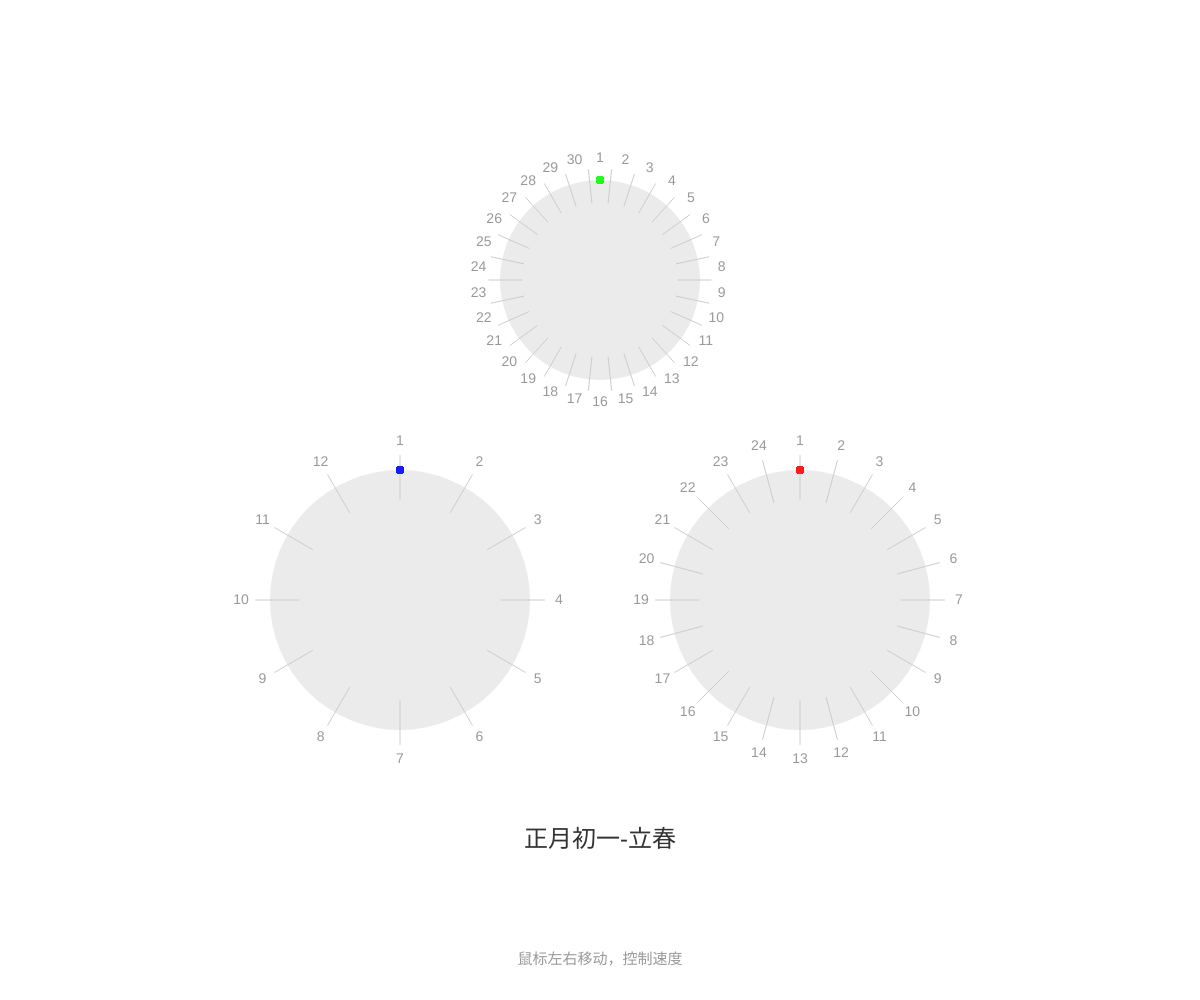
Frame 1 (no input)
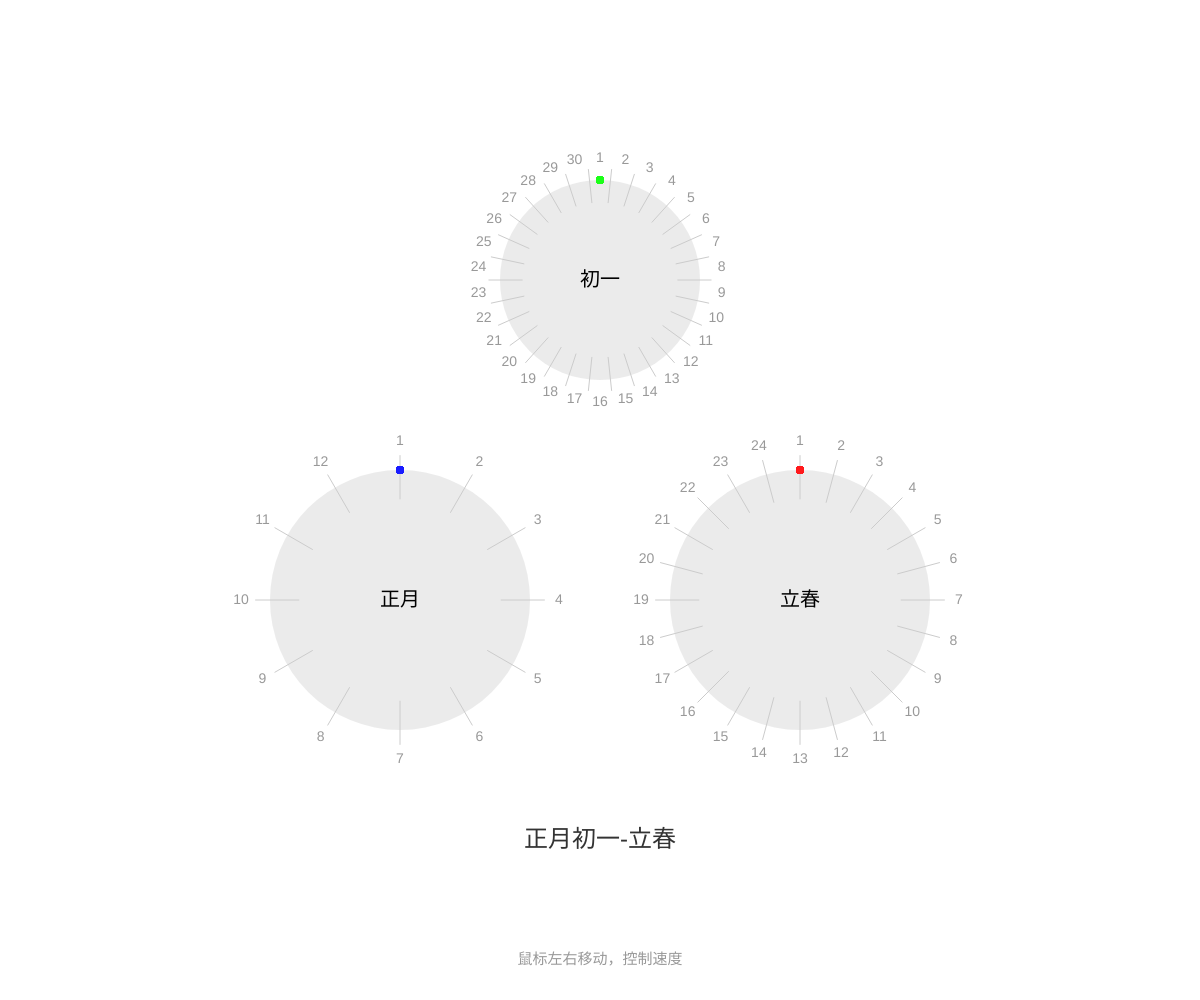
Frame 60 (no input)
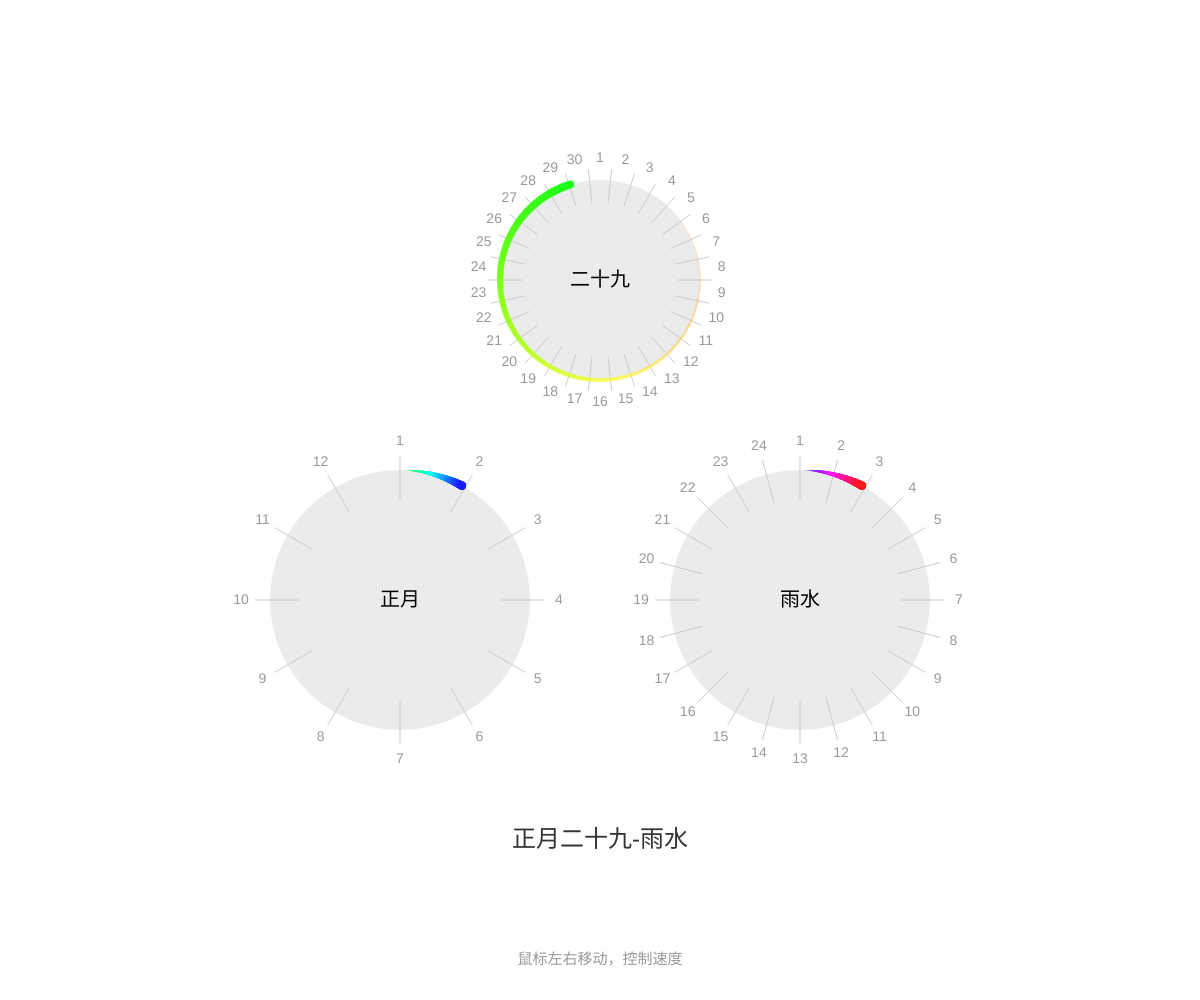
Frame 120 (the mouse pressed at the canvas centre since frame 60)

The p5.js sketch that drew these frames (run headless with seeded random() and noise() and a simulated clock; from frame 60 on, the mouse is pressed at the canvas centre):

// p5.js sketch
// ── sketch.js

let width = window.innerWidth;
let height = window.innerHeight;

let gDay;
let gMonth;
let gSolar;
let title;

let speed;
let inc;
let radius;

function update() {
    gDay = new Gear();
    gMonth = new Gear();
    gSolar = new Gear();
    title = new Title();

    inc = 12;
    radius = 200;
}

function setup() {
    createCanvas(width, height);
    colorMode(HSB, 360, 100, 100, 100);
    update();
}

function draw() {
    background(360);
    
    speed = map(mouseX, 0, width, 0, 0.2);

    push();
    translate(width / 2, height / 2 - 40);
    // 齿数 / 半径 / x / y / 速度
    gDay.run(30, radius, 0, -180, speed, 0, 120);
    gMonth.run(12, radius * 1.3, -200, 140, speed / inc, 120, 240);
    gSolar.run(24, radius * 1.3, 200, 140, speed / inc, 240, 360);
    title.run();
    pop();

    fill(60);
    textSize(15);
    text("鼠标左右移动，控制速度", width/2, height-40);
}

function windowResized() {
    resizeCanvas(windowWidth, windowHeight);
}

// ── gear.js
class Gear {
    constructor() {
        this.angle = 0;
        textAlign(CENTER, CENTER);
    }

    run(temp_tooth, temp_radius, temp_x, temp_y, temp_speed, hMin, hMax) {
        this.tooth = temp_tooth;
        this.radius = temp_radius;
        this.x = temp_x;
        this.y = temp_y;
        this.speed = temp_speed;
        this.step = TWO_PI / this.tooth;
        this.hMin = hMin;
        this.hMax = hMax;

        push();
        translate(this.x, this.y);
        rotate(-PI / 2);
        this.main();
        this.drawGrid();
        this.drawArc(this.hMin, this.hMax);
        this.setNumber();
        this.setTitle();
        pop();
    }

    setTitle() {
        fill(0);
        textSize(20);
        rotate(PI / 2);
        if (this.tooth == 30)
            text(title.daysItem, 0, 0);
        if (this.tooth == 12)
            text(title.monthItem, 0, 0);
        if (this.tooth == 24)
            text(title.solarItem, 0, 0);
    }

    setNumber() {
        fill(60);
        textSize(14);
        for (let i = 0; i < this.tooth; i++) {
            let r = this.radius / 1.8 * 1.1;
            // console.log(map(mouseX, 0, width, 1, 2));
            let x = cos(i * TWO_PI / this.tooth) * r;
            let y = sin(i * TWO_PI / this.tooth) * r;
            push();
            translate(x, y);
            rotate(PI / 2);
            text(i + 1, 0, 0)
            pop();
        }
    }

    main() {
        noStroke();
        fill(90, 80);
        circle(0, 0, this.radius);
    }

    drawGrid() {
        stroke(80);
        for (let i = 0; i < this.tooth; i++) {
            let r = this.radius / 1.8;
            let x = sin(i * TWO_PI / this.tooth) * r;
            let y = cos(i * TWO_PI / this.tooth) * r;
            let inc = 0.7;
            line(x * inc, y * inc, x, y);
        }
    }

    drawArc(min, max) {
        noStroke();
        this.angle += this.speed;
        if (this.angle > TWO_PI)
            this.angle = 0;

        let num = this.radius * 1.5;
        for (let i = 0; i < num; i++) {
            let r = this.radius / 2;
            let x = cos(i * this.angle / num) * r;
            let y = sin(i * this.angle / num) * r;

            let h = map(i, 0, num, min, max);
            let alph = map(i, 0, num, 0, 100);
            let s = map(i, 0, num, 0, 8);
            fill(h, 90, 100, alph);
            circle(x, y, s);
        }
    }
}
// ── title.js
class Title {

    constructor() {
        this.days = [
            "初一", "初二", "初三", "初四", "初五", "初六", "初七",
            "初八", "初九", "初十", "十一", "十二", "十三", "十四", "十五", "十六",
            "十七", "十八", "十九", "二十", "二十一", "二十二", "二十三", "二十四",
            "二十五", "二十六", "二十七", "二十八", "二十九", "三十",
        ];
        this.month = [
            "正月", "二月", "三月", "四月", "五月", "六月",
            "七月", "八月", "九月", "十月", "十一月", "十二月",
        ];

        this.solar = [
            "立春", "雨水", "惊蛰", "春分", "清明", "谷雨",
            "立夏", "小满", "芒种", "夏至", "小暑", "大暑",
            "立秋", "处暑", "白露", "秋分", "寒露", "霜降",
            "立冬", "小雪", "大雪", "冬至", "小寒", "大寒",
        ];

        this.daysItem = "";
        this.monthItem = "";
        this.solarItem = "";
    }

    run() {
        this.daysItem = this.days[parseInt(map(gDay.angle, 0, TWO_PI, 0, gDay.tooth))];
        this.monthItem = this.month[parseInt(map(gMonth.angle, 0, TWO_PI, 0, gMonth.tooth))];
        this.solarItem = this.solar[parseInt(map(gSolar.angle, 0, TWO_PI, 0, gSolar.tooth))];
        
        fill(20);
        textSize(24);
        text(this.monthItem + this.daysItem + "-" + this.solarItem, 0, 380);
    }


}
